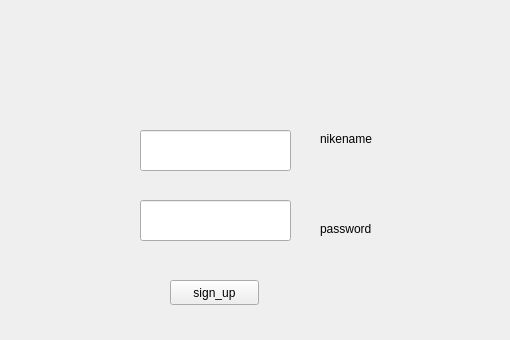
<?xml version="1.0" encoding="UTF-8"?>
<ui version="4.0">
 <class>signUp</class>
 <widget class="QWidget" name="signUp">
  <property name="geometry">
   <rect>
    <x>0</x>
    <y>0</y>
    <width>510</width>
    <height>340</height>
   </rect>
  </property>
  <property name="windowTitle">
   <string>Form</string>
  </property>
  <widget class="QLineEdit" name="nike_name">
   <property name="geometry">
    <rect>
     <x>140</x>
     <y>130</y>
     <width>151</width>
     <height>41</height>
    </rect>
   </property>
  </widget>
  <widget class="QLineEdit" name="password">
   <property name="geometry">
    <rect>
     <x>140</x>
     <y>200</y>
     <width>151</width>
     <height>41</height>
    </rect>
   </property>
  </widget>
  <widget class="QLabel" name="label">
   <property name="geometry">
    <rect>
     <x>320</x>
     <y>130</y>
     <width>67</width>
     <height>17</height>
    </rect>
   </property>
   <property name="text">
    <string>nikename</string>
   </property>
  </widget>
  <widget class="QLabel" name="label_2">
   <property name="geometry">
    <rect>
     <x>320</x>
     <y>220</y>
     <width>67</width>
     <height>17</height>
    </rect>
   </property>
   <property name="text">
    <string>password</string>
   </property>
  </widget>
  <widget class="QPushButton" name="sign_up">
   <property name="geometry">
    <rect>
     <x>170</x>
     <y>280</y>
     <width>89</width>
     <height>25</height>
    </rect>
   </property>
   <property name="text">
    <string>sign_up</string>
   </property>
  </widget>
 </widget>
 <resources/>
 <connections/>
</ui>
